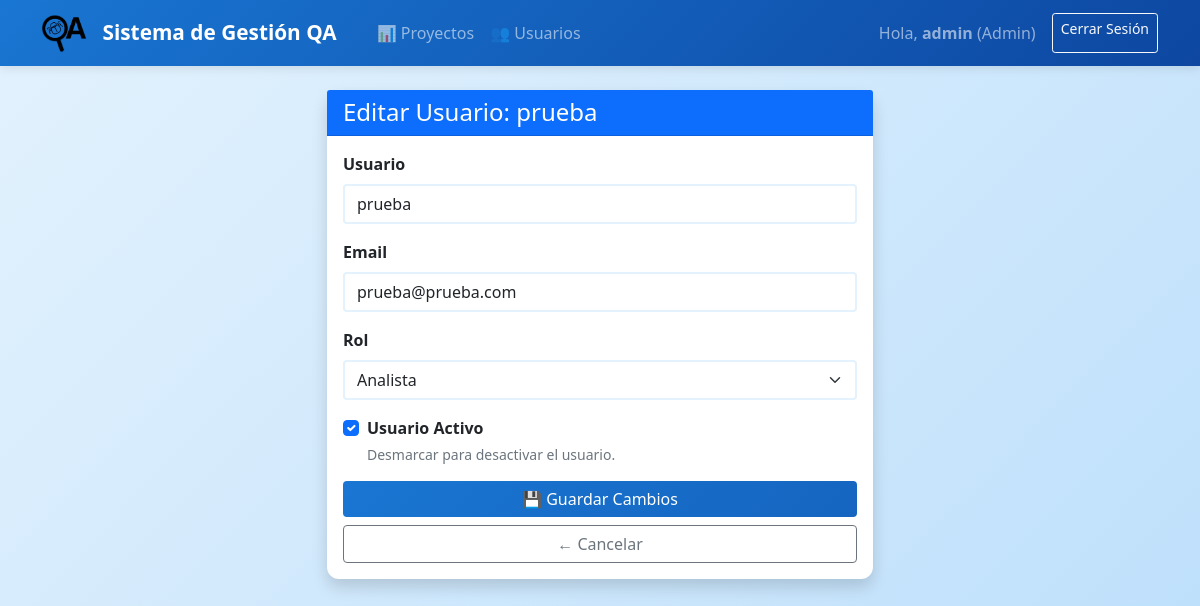
Page /admin/edit-user/2 (signed in) on the committed database.
### app/models.py (models this page shows, shortened)
class User(UserMixin, db.Model):
    id = db.Column(db.Integer, primary_key=True)
    username = db.Column(db.String(64), unique=True, nullable=False)
    email = db.Column(db.String(120), unique=True, nullable=False)
    password_hash = db.Column(db.String(256), nullable=False)
    role = db.Column(db.String(20), nullable=False)  # Admin, Supervisor, Analista
    is_active = db.Column(db.Boolean, default=False)  # False=pending approval
    created_at = db.Column(db.DateTime, default=datetime.utcnow)
    projects_created = db.relationship('Project', backref='creator', lazy=True, foreign_keys='Project.created_by_id')
    projects_assigned = db.relationship('ProjectAnalyst', backref='analyst', lazy=True, foreign_keys='ProjectAnalyst.analyst_id')

### app/main.py (the view, shortened to what this page needs)
@main_bp.route('/admin/edit-user/<int:user_id>', methods=['GET', 'POST'])
@login_required
@admin_required
def edit_user(user_id):
    user = User.query.get_or_404(user_id)
    return render_template('admin/edit_user.html', user=user)

### app/models.py (called while the page is built)
@login_manager.user_loader
def load_user(id):
    return User.query.get(int(id))

### app/templates/admin/edit_user.html (shortened to what this page needs)
{% extends "base.html" %}
{% block content %}
<div class="row justify-content-center">
    <div class="col-md-6">
        <div class="card shadow">
            <div class="card-header bg-primary text-white">
                <h4 class="card-title mb-0">Editar Usuario: {{ user.username }}</h4>
            </div>
            <div class="card-body">
                <form method="POST">
                    <div class="mb-3">
                        <label for="username" class="form-label fw-bold">Usuario</label>
                        <input type="text" class="form-control" id="username" name="username"
                               value="{{ user.username }}" required>
                    </div>
                    <div class="mb-3">
                        <label for="email" class="form-label fw-bold">Email</label>
                        <input type="email" class="form-control" id="email" name="email"
                               value="{{ user.email }}" required>
                    </div>
                    <div class="mb-3">
                        <label for="role" class="form-label fw-bold">Rol</label>
                        <select class="form-select" id="role" name="role" required>
                            <option value="Analista" {% if user.role == 'Analista' %}selected{% endif %}>Analista</option>
                        </select>
                    </div>
                    <div class="mb-3 form-check">
                        <input type="checkbox" class="form-check-input" id="is_active" name="is_active"
                               {% if user.is_active %}checked{% endif %}>
                        <label class="form-check-label fw-bold" for="is_active">Usuario Activo</label>
                        <div class="form-text">Desmarcar para desactivar el usuario.</div>
                    </div>
                    <div class="d-grid gap-2">
                        <button type="submit" class="btn btn-primary">💾 Guardar Cambios</button>
                        <a href="{{ url_for('main.manage_users') }}" class="btn btn-outline-secondary">← Cancelar</a>
                    </div>
                </form>
            </div>
        </div>
    </div>
</div>
{% endblock %}

### app/templates/base.html (shortened to what this page needs)
<!DOCTYPE html>
<html lang="es">
<head>
    <link href="https://cdn.jsdelivr.net/npm/bootstrap@5.1.3/dist/css/bootstrap.min.css" rel="stylesheet">
</head>
<body>
   <nav class="navbar navbar-expand-lg navbar-dark">
    <div class="container">
        <a class="navbar-brand d-flex align-items-center" href="{{ url_for('auth.index') }}">
            <img src="{{ url_for('static', filename='img/logo.png') }}" alt="Logo" height="40" class="me-3">
            Sistema de Gestión QA
        </a>
        {% if current_user.is_authenticated %}
        <div class="collapse navbar-collapse" id="navbarNav">
            <div class="navbar-nav ms-3">
                {% if current_user.role in ['Admin', 'Supervisor'] %}
                <a class="nav-link" href="{{ url_for('projects.projects_list') }}">📊 Proyectos</a>
                {% endif %}
                {% if current_user.role == 'Admin' %}
                <a class="nav-link" href="{{ url_for('main.manage_users') }}">👥 Usuarios</a>
                {% endif %}
            </div>
            <div class="navbar-nav ms-auto">
                <span class="navbar-text me-3">
                    Hola, <strong>{{ current_user.username }}</strong> ({{ current_user.role }})
                </span>
                <a class="btn btn-outline-light btn-sm" href="{{ url_for('auth.logout') }}">Cerrar Sesión</a>
            </div>
        </div>
        {% endif %}
    </div>
</nav>
    <div class="container mt-4">
        {% block content %}{% endblock %}
    </div>
</body>
</html>

### app/templates/base.html (style rules this page uses)
body { background: linear-gradient(135deg, #e3f2fd 0%, #bbdefb 100%); min-height: 100vh; font-family: 'Segoe UI', Tahoma, Geneva, Verdana, sans-serif; }
.navbar-brand { font-weight: bold; font-size: 1.3rem; }
.card { border: none; border-radius: 12px; }
.navbar { background: linear-gradient(135deg, #1976d2 0%, #0d47a1 100%) !important; box-shadow: 0 2px 10px rgba(0,0,0,0.1); }
.form-control, .form-select { border: 2px solid #e3f2fd; transition: border-color 0.3s ease; }
.btn-primary { background: linear-gradient(135deg, #1976d2 0%, #1565c0 100%); border: none; transition: transform 0.2s ease; }

### rows in the picture
User: username "admin", role "Admin"
User: username "prueba", email "prueba@prueba.com", role "Analista", is_active "☑"
